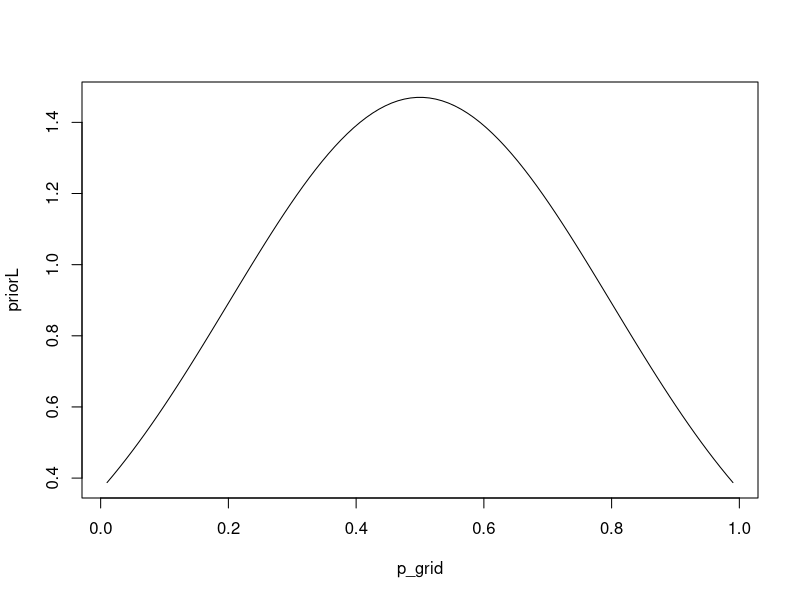
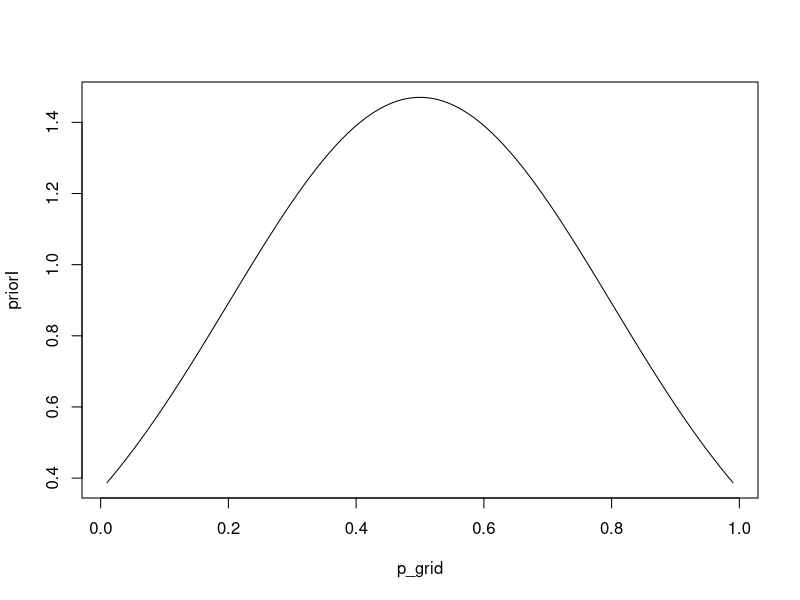
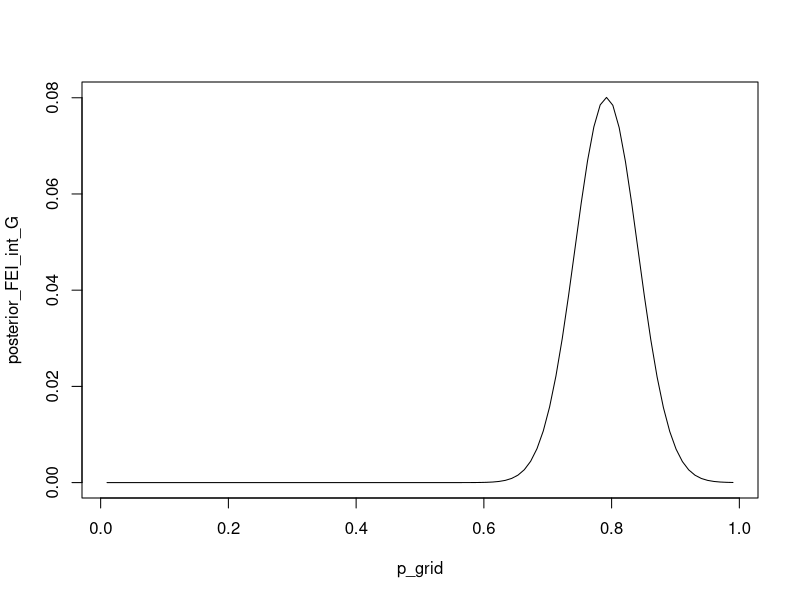
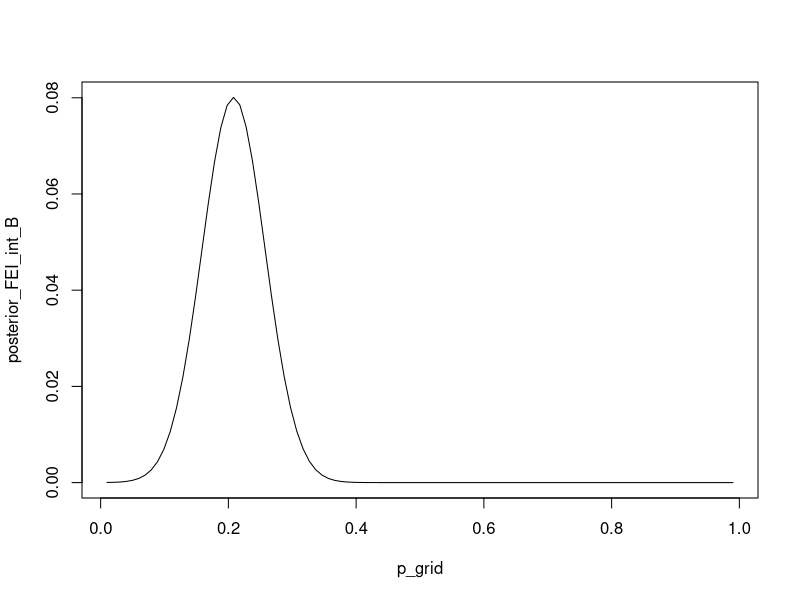
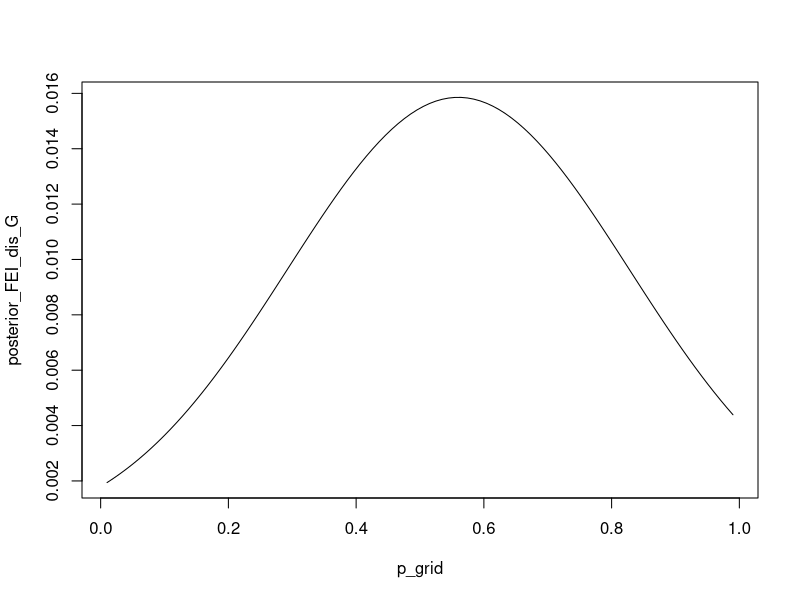
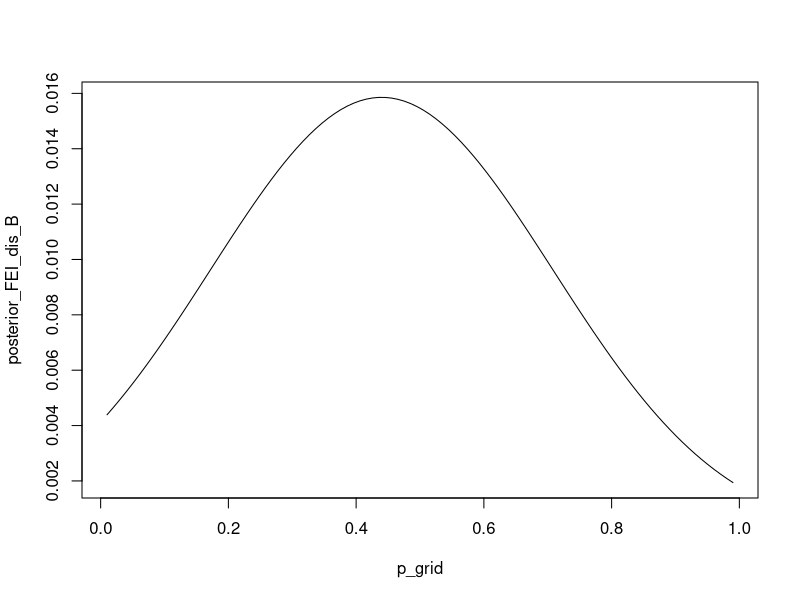
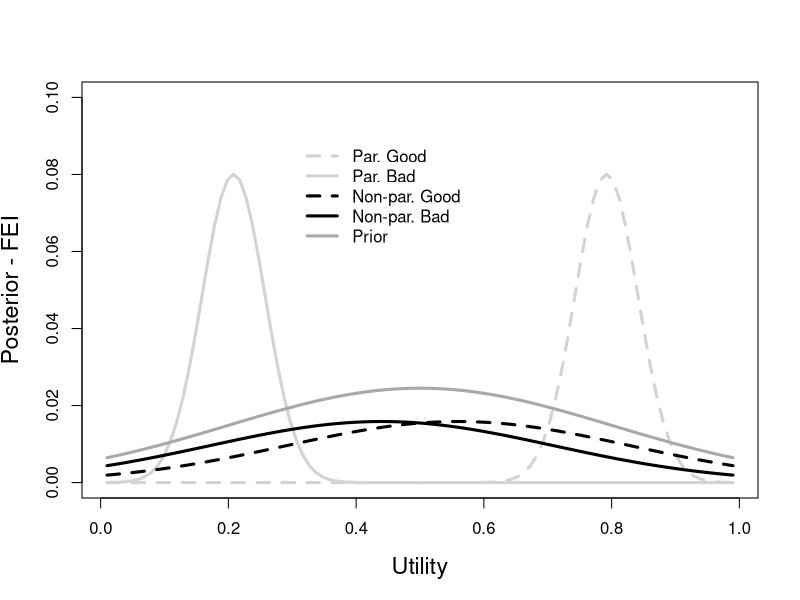
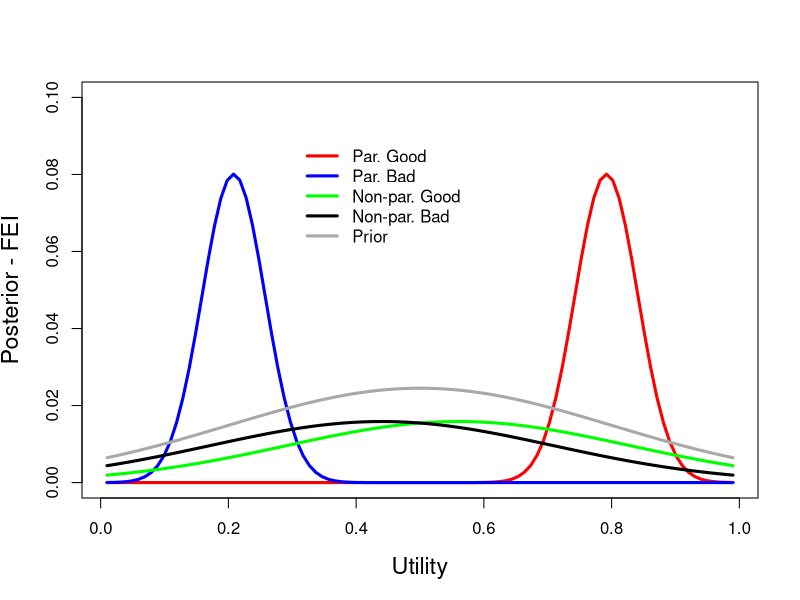

These figures' R source, in order: (Note: this script raises an error after producing the figures.)
### Party cues or Policy Information? The differential influence of financial and economic literacy 
### on economic policy preferences
### Beatrice Magistro
### 26 September 2021

### This code does the following:
### 1. Plot figure 1


library(truncnorm)

#define length of p_grid
p_grid <- seq(from=0.01, to=0.99, length.out=100)
#plots 
#signals
FEI_int_signal_G <-  dtruncnorm(p_grid,a=0,b=1, 0.8, 0.05)
FEI_int_signal_B <-  dtruncnorm(p_grid,a=0,b=1, 0.2, 0.05)
FEI_dis_signal_G <-  dtruncnorm(p_grid,a=0,b=1, 0.8, 0.6)
FEI_dis_signal_B <-  dtruncnorm(p_grid,a=0,b=1, 0.2, 0.6)

FEL_int_signal_G <-  dtruncnorm(p_grid,a=0,b=1, 0.8, 0.6)
FEL_int_signal_B <-  dtruncnorm(p_grid,a=0,b=1, 0.2, 0.6)
FEL_dis_signal_G <-  dtruncnorm(p_grid,a=0,b=1, 0.8, 0.05)
FEL_dis_signal_B <-  dtruncnorm(p_grid,a=0,b=1, 0.2, 0.05)


#plots 

#define prior
priorL <- dtruncnorm(p_grid,a=0,b=1, 0.5, 0.3)

priorI <- dtruncnorm(p_grid,a=0,b=1, 0.5, 0.3)

plot(p_grid, priorL,type='l')
plot(p_grid, priorI,type='l')


#posteriors

## FEL G

unstd.posterior_FEI_int_G <- priorI*FEI_int_signal_G
unstd.posterior_FEI_int_B <- priorI*FEI_int_signal_B
unstd.posterior_FEI_dis_G <- priorI*FEI_dis_signal_G
unstd.posterior_FEI_dis_B <- priorI*FEI_dis_signal_B


unstd.posterior_FEL_int_G <- priorL*FEL_int_signal_G
unstd.posterior_FEL_int_B <- priorL*FEL_int_signal_B
unstd.posterior_FEL_dis_G <- priorL*FEL_dis_signal_G
unstd.posterior_FEL_dis_B <- priorL*FEL_dis_signal_B

#posteriors

posterior_FEI_int_G <- unstd.posterior_FEI_int_G/sum(unstd.posterior_FEI_int_G)
posterior_FEI_int_B <- unstd.posterior_FEI_int_B/sum(unstd.posterior_FEI_int_B)
posterior_FEI_dis_G <- unstd.posterior_FEI_dis_G/sum(unstd.posterior_FEI_dis_G)
posterior_FEI_dis_B <- unstd.posterior_FEI_dis_B/sum(unstd.posterior_FEI_dis_B)

posterior_FEL_int_G <- unstd.posterior_FEL_int_G/sum(unstd.posterior_FEL_int_G)
posterior_FEL_int_B <- unstd.posterior_FEL_int_B/sum(unstd.posterior_FEL_int_B)
posterior_FEL_dis_G <- unstd.posterior_FEL_dis_G/sum(unstd.posterior_FEL_dis_G)
posterior_FEL_dis_B <- unstd.posterior_FEL_dis_B/sum(unstd.posterior_FEL_dis_B)




### plot posteriors 

plot(p_grid , posterior_FEI_int_G, type="l")

plot(p_grid , posterior_FEI_int_B, type="l")

plot(p_grid , posterior_FEI_dis_G, type="l")

plot(p_grid , posterior_FEI_dis_B, type="l")

pdf("Posterior_FEI.pdf", width = 8, height = 6)
plot(p_grid , posterior_FEI_int_G, type="l",col="lightgray", lty="dashed",
     ylab=("Posterior - FEI"),
     xlab=("Utility"), ylim=c(0,0.10),lwd =3, cex.axis=1, cex.lab=1.4)
lines(p_grid , posterior_FEI_int_B,col="lightgray", lwd=3)
lines(p_grid , posterior_FEI_dis_G,col="black", lty="dashed", lwd=3)
lines(p_grid , posterior_FEI_dis_B,col="black", lwd=3)
lines(p_grid, priorI/60, col="darkgray", lwd=3)
legend(0.30, 0.09, legend=c("Par. Good", "Par. Bad", "Non-par. Good","Non-par. Bad", "Prior"),
       col=c("lightgray","lightgray", "black", "black", "darkgray"),lty=c(2,1,2,1,1), cex=1, lwd=3,
       box.lty=0)
dev.off()

png("Posterior_FEI_color.png", width = 200, height = 150, units='mm',  res = 300)
plot(p_grid , posterior_FEI_int_G, type="l",col="red",
     ylab=("Posterior - FEI"),
     xlab=("Utility"), ylim=c(0,0.10),lwd =3, cex.axis=1, cex.lab=1.4)
lines(p_grid , posterior_FEI_int_B,col="blue", lwd=3)
lines(p_grid , posterior_FEI_dis_G,col="green", lwd=3)
lines(p_grid , posterior_FEI_dis_B,col="black", lwd=3)
lines(p_grid, priorI/60, col="darkgray", lwd=3)
legend(0.30, 0.09, legend=c("Par. Good", "Par. Bad", "Non-par. Good","Non-par. Bad", "Prior"),
       col=c("red","blue", "green", "black", "darkgray"),cex=1, lwd=3,
       box.lty=0)
dev.off()

plot(p_grid , posterior_FEL_G_int_G, type="l")

plot(p_grid , posterior_FEL_G_int_B, type="l")

plot(p_grid , posterior_FEL_G_dis_G, type="l")

plot(p_grid , posterior_FEL_G_dis_B, type="l")
# Figure 1

pdf("Posterior_FEL.pdf", width = 8, height = 6)
plot(p_grid , posterior_FEL_int_G, type="l",col="lightgray",lty="dashed", ylab=("Posterior - FEL"),
     xlab=("Utility"), ylim=c(0,0.10),lwd =3, cex.axis=1, cex.lab=1.4)
lines(p_grid , posterior_FEL_int_B,col="lightgray", lwd=3)
lines(p_grid , posterior_FEL_dis_G,col="black", lty="dashed", lwd=3)
lines(p_grid , posterior_FEL_dis_B,col="black", lwd=3)
lines(p_grid, priorL/60, col="darkgray", lwd=3)
legend(0.32, 0.09, legend=c("Par. Good", "Par. Bad", "Non-par. Good","Non-par. Bad", "Prior"),
       col=c("lightgray","lightgray", "black", "black", "darkgray"),lty=c(2,1,2,1,1), cex=1, lwd=3,
       box.lty=0)
dev.off()

png("Posterior_FEL_color.png", width = 200, height = 150, units='mm',  res = 300)
plot(p_grid , posterior_FEL_int_G, type="l",col="red",ylab=("Posterior - FEL"),
     xlab=("Utility"), ylim=c(0,0.10),lwd =3, cex.axis=1, cex.lab=1.4)
lines(p_grid , posterior_FEL_int_B,col="blue", lwd=3)
lines(p_grid , posterior_FEL_dis_G,col="green",  lwd=3)
lines(p_grid , posterior_FEL_dis_B,col="black", lwd=3)
lines(p_grid, priorL/60, col="darkgray", lwd=3)
legend(0.32, 0.09, legend=c("Par. Good", "Par. Bad", "Non-par. Good","Non-par. Bad", "Prior"),
       col=c("red","blue", "green", "black", "darkgray"),cex=1, lwd=3,
       box.lty=0)
dev.off()

plot(p_grid , posterior_FEL_B_int_G, type="l")

plot(p_grid , posterior_FEL_B_int_B, type="l")

plot(p_grid , posterior_FEL_B_dis_G, type="l")

plot(p_grid , posterior_FEL_B_dis_B, type="l")


##Plotting priors
# png("Priors.png", width = 200, height = 150, units='mm',  res = 300)
# plot(p_grid, priorL,type='l', col = "black", ylab=("Prior distributions"),
#      xlab=("Utility"),lwd =3, cex.axis=1, cex.lab=1.4)
# 
# dev.off()
# 
# #plotting signals
# png("Signals_FEL.png", width = 200, height = 150, units='mm',  res = 300)
# plot(p_grid , FEL_int_signal_G , type="l",col="black", ylab=("Signals - FEL"),
#      xlab=("Utility"), ylim=c(0,10),lwd =3, cex.axis=1, cex.lab=1.4)
# lines(p_grid , FEL_int_signal_B ,col="green",lwd =3)
# lines(p_grid , FEL_dis_signal_G,col="blue",lwd =3)
# lines(p_grid , FEL_dis_signal_B,col="red",lwd =3)
# legend(0.30, 10.5, legend=c("Par. Good \nTN(0.8,0.6,0,1)", "Par. Bad \nTN(0.2,0.6,0,1)", "Non-par. Good \nTN(0.8,0.05,0,1)",
#                          "Non-par. Bad \nTN(0.2,0.05,0,1)"),
#        col=c("black", "green","blue", "red"),lty=c(1,1,1,1), cex=1,lwd =3,y.intersp=1.5,
#        bty="n")
# dev.off()
# 
# png("Signals_FEI.png", width = 200, height = 150, units='mm',  res = 300)
# plot(p_grid , FEI_int_signal_G , type="l",col="black", ylab=("Signals - FEI"),
#      xlab=("Utility"), ylim=c(0,10),lwd =3, cex.axis=1, cex.lab=1.4)
# lines(p_grid , FEI_int_signal_B ,col="green",lwd =3)
# lines(p_grid , FEI_dis_signal_G,col="blue",lwd =3)
# lines(p_grid , FEI_dis_signal_B,col="red",lwd =3)
# legend(0.30, 10.5, legend=c("Par. Good \nTN(0.8,0.05,0,1)", "Par. Bad \nTN(0.2,0.05,0,1)",
#                            "Non-par. Good \nTN(0.8,0.6,0,1)","Non-par. Bad \nTN(0.2,0.6,0,1)"),
#        col=c("black", "green","blue", "red"),lty=c(1,1,1,1), cex=1,lwd =3,y.intersp=1.5,
#        bty="n")
# dev.off()
